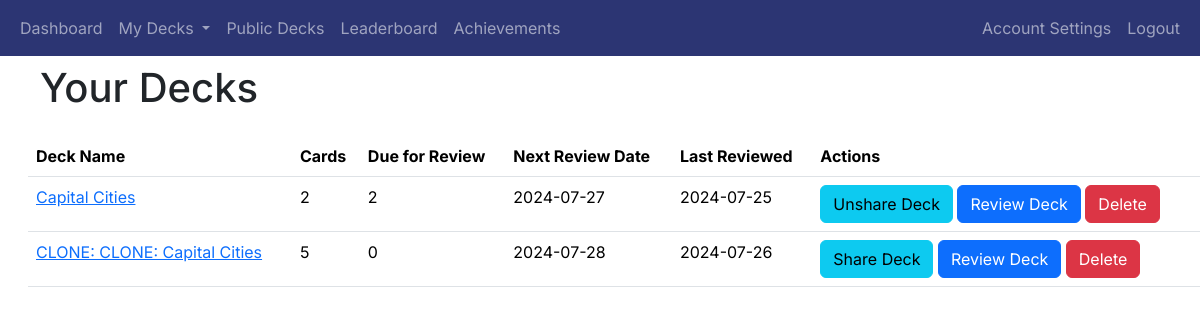
/decks (signed in), run on the app's committed database.
### app/decks/models.py (models this page shows, shortened)
class Deck(db.Model):
    deck_id = db.Column(db.Integer, primary_key=True)
    name = db.Column(db.String(100), nullable=False)
    user_id = db.Column(db.Integer, db.ForeignKey('user.user_id'), nullable=False)
    created_at = db.Column(db.DateTime, nullable=False, default=datetime.utcnow)
    shared = db.Column(db.Boolean, default=False)
    review_start_date = db.Column(db.DateTime, nullable=True)
    cards = db.relationship('Card', backref='deck', cascade='all, delete-orphan', lazy=True)

### app/decks/routes.py (the view)
@decks_blueprint.route('/decks')
@login_required
def decks():
    user_decks = Deck.query.filter_by(user_id=current_user.user_id).all()
    deck_data = []
    for deck in user_decks:
        card_count = Card.query.filter_by(deck_id=deck.deck_id).count()
        due_count = Card.query.filter(Card.deck_id == deck.deck_id,
                                      Card.next_review_date <= datetime.utcnow()).count()
        next_review = db.session.query(Card.next_review_date).filter(
            Card.deck_id == deck.deck_id
        ).order_by(Card.next_review_date.asc()).first()
        if next_review:
            if next_review.next_review_date.date() < datetime.utcnow().date():
                next_review_date = datetime.utcnow().strftime('%Y-%m-%d')
            else:
                next_review_date = next_review.next_review_date.strftime('%Y-%m-%d')
        else:
            next_review_date = 'N/A'
        last_review = db.session.query(ReviewOutcome.timestamp).join(Card,
                                                                     Card.card_id == ReviewOutcome.card_id).filter(
            Card.deck_id == deck.deck_id,
            ReviewOutcome.user_id == current_user.user_id
        ).order_by(ReviewOutcome.timestamp.desc()).first()
        last_review_date = last_review.timestamp.strftime('%Y-%m-%d') if last_review else 'N/A'
        deck_data.append({
            'deck_id': deck.deck_id,
            'name': deck.name,
            'cards': card_count,
            'due_for_review': due_count,
            'shared': deck.shared,
            'next_review_date': next_review_date,
            'last_review_date': last_review_date
        })
    return render_template('decks.html', decks=deck_data)

### app/__init__.py (called while the page is built)
@login_manager.user_loader
def load_user(user_id):
    return User.query.get(int(user_id))

### app/decks/templates/decks.html (shortened to what this page needs)
{% extends "base.html" %}
{% block heading %}Your Decks{% endblock %}
{% block content %}
<table class="table">
    <thead>
        <tr>
            <th>Deck Name</th>
            <th>Cards</th>
            <th>Due for Review</th>
            <th>Next Review Date</th>
            <th>Last Reviewed</th>
            <th>Actions</th>
        </tr>
    </thead>
    <tbody>
        {% for deck in decks %}
        <tr>
            <td><a href="{{ url_for('decks.view_deck', deck_id=deck['deck_id']) }}">{{ deck['name'] }}</a></td>
            <td>{{ deck['cards'] }}</td>
            <td>{{ deck['due_for_review'] }}</td>
            <td>{{ deck['next_review_date'] }}</td>
            <td>{{ deck['last_review_date'] }}</td>
            <td>
                <a href="{{ url_for('decks.share_deck', deck_id=deck['deck_id']) }}" class="btn btn-info">
                    {% if deck['shared'] %}
                    Unshare Deck
                    {% else %}
                    Share Deck
                    {% endif %}
                </a>
                <a href="{{ url_for('review.start_review', deck_id=deck['deck_id']) }}" class="btn btn-primary">Review Deck</a>
                <button class="btn btn-danger" onclick="confirmDelete('{{ url_for('decks.delete_deck', deck_id=deck['deck_id']) }}')">Delete</button>
            </td>
        </tr>
        {% endfor %}
    </tbody>
</table>
{% endblock %}

### app/templates/base.html (style rules this page uses)
body { font-family: 'Inter', sans-serif; }
h1, h2, h3, h4, h5, h6, p, a { font-family: 'Inter', sans-serif; }

### data on the page
Deck: name "Capital Cities", cards "2", due_for_review "2", next_review_date "2024-07-27", last_review_date "2024-07-25", shows "Unshare Deck"
Deck: name "CLONE: CLONE: Capital Cities", cards "5", due_for_review "0", next_review_date "2024-07-28", last_review_date "2024-07-26", shows "Share Deck"
